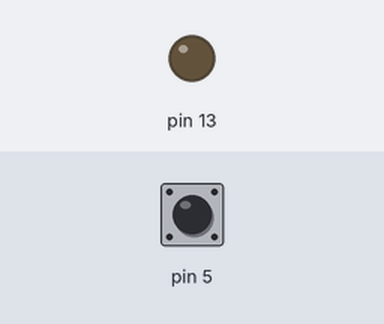
A sketch run on a simulated Arduino Uno, built with avr-gcc and run on an emulated ATmega328P. Parts: output pins drawn as LEDs (lit = HIGH). The test bench sets the inputs (shaded band); at power-on: pin 5 HIGH.

Above: at 1.2 s.
1.3 s: pin 5 pulled LOW for 0.15 s
At 1.38 s:
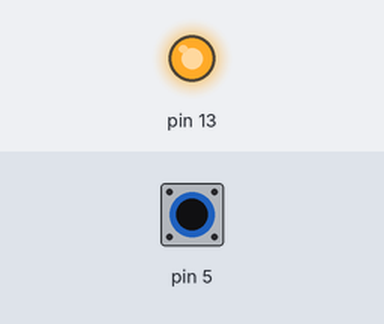
2.9 s: pin 5 pulled LOW for 3.2 s
At 7.5 s:
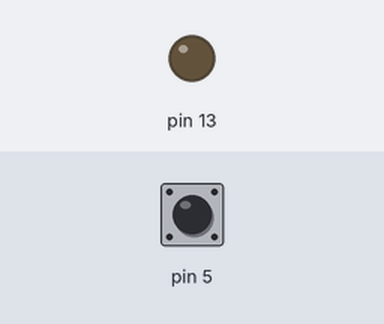
Timing chart, 0 to 9.0 s (numbered marks = the images above; inputs shaded):
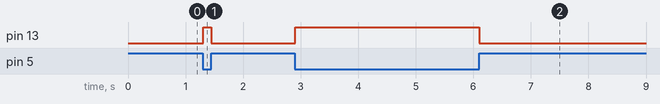

The sketch:

button_test.ino
```cpp
#include "button.h"

Button_t Button = {5,BUTTON_NOT_PRESSED,false};
BUTTON button(&Button);

void setup() {
  // put your setup code here, to run once:
  Serial.begin(9600);
  pinMode(13,OUTPUT);
}

void loop() {
  // put your main code here, to run repeatedly:
  button.Poll(&Button);
  if(Button.isDebounced && !Button.prevPressed)
  {
    Button.prevPressed = true;
    digitalWrite(13,HIGH);
  }
  else if(!Button.isDebounced && Button.prevPressed)
  {
    Button.prevPressed = false;
    digitalWrite(13,LOW);
  }
}
```

button.cpp
```cpp
#include <Arduino.h>
#include "button.h"

BUTTON::BUTTON(Button_t* pButton)
{
  pinMode(pButton->pin, INPUT);
  digitalWrite(pButton->pin, HIGH);
}

bool BUTTON::Debounce(Button_t* pButton)
{
  pButton->state = digitalRead(pButton->pin);
  if(pButton->state == BUTTON_PRESSED)
  {
    delay(10);
    if(pButton->state == BUTTON_PRESSED)
    {
      return true;
    }
  }
  return false;
}

void BUTTON::Poll(Button_t* pButton)
{
  pButton->isDebounced = BUTTON::Debounce(pButton);
}
```

button.h
```cpp
#pragma once

#define BUTTON_PRESSED        0
#define BUTTON_NOT_PRESSED    1

typedef struct
{
  uint8_t pin;
  bool state;
  bool prevPressed;
  bool isDebounced;
}Button_t;

class BUTTON
{
  private:
    bool Debounce(Button_t* pButton);

  public:
    BUTTON(Button_t* pButton);
    void Poll(Button_t* pButton);
};
```

Measured:
- after the input at 1.3 s, pin 13: LOW → HIGH at once, → LOW 0.14 s later
- after the input at 2.9 s, pin 13: LOW → HIGH at once, → LOW 3.2 s later
